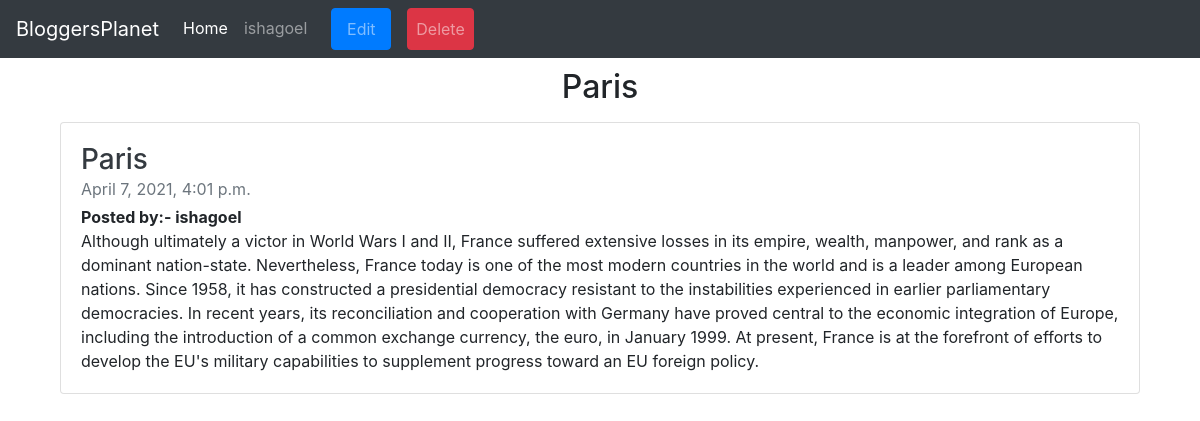
The page /blog_detail/1 (signed in) on the database its author committed.
### myapp1/models.py (models this page shows, shortened)
class Blog(models.Model):
    user_id=models.ForeignKey(User,on_delete=models.CASCADE)
    title=models.CharField(max_length=150)
    dsc=models.TextField()
    date= models.DateTimeField(auto_now_add=True,null=True)

### myapp1/views.py (the view)
# urls.py: path('blog_detail/<int:id>', views.blog_detail,name='blog_detail'),
def blog_detail(request,id):
    blog=Blog.objects.get(id=id)
    context={'blog':blog}
    return render(request,'blog_detail.html',context)

### templates/blog_detail.html (shortened to what this page needs)
<!DOCTYPE html>
<html lang="en">
<head>
    <link rel="stylesheet" href="https://maxcdn.bootstrapcdn.com/bootstrap/4.0.0/css/bootstrap.min.css">
    <link href="//maxcdn.bootstrapcdn.com/bootstrap/4.0.0/css/bootstrap.min.css" rel="stylesheet" id="bootstrap-css">
</head>
<body>
<nav class="navbar navbar-expand-lg navbar-dark bg-dark">
  <a class="navbar-brand" href="#">BloggersPlanet</a>
  <div class="collapse navbar-collapse" id="navbarSupportedContent">
    <ul class="navbar-nav mr-auto">
      <li class="nav-item active">
        <a class="nav-link" href="/">Home <span class="sr-only">(current)</span></a>
      </li>
      {%if user.is_authenticated%}
      <li class="nav-item">
        <a class="nav-link" href="/">{{request.user}}</a>
      </li>
      {% if user.id == blog.user_id_id%}
      <li class="nav-item">
        <a class="nav-link btn btn-primary mx-3" style="width:60px;" href="/edit/{{blog.id}}">Edit</a>
      </li>
      <li class="nav-item">
        <a class="nav-link btn btn-danger" href="/delete/{{blog.id}}">Delete</a>
      </li>
      {% endif%}
      {%endif%}
    </ul>
  </div>
</nav>
<h2 class="text-center" style="margin:10px;">{{blog.title}} </h2>
<div class="container my-3">
  <div class="col-md-12">
          <div class="card flex-md-row mb-4 box-shadow h-md-250">
            <div class="card-body d-flex flex-column align-items-start">
              <h3 class="mb-0">
                <a class="text-dark" href="#">{{blog.title}}</a>
              </h3>
              <div class="mb-1 text-muted">{{blog.date}}</div>
              <b>Posted by:- {{blog.user_id.username}}</b>
              <p class="card-text mb-auto">{{blog.dsc}}</p>
            </div>
          </div>
        </div>
</div>
</body>
</html>

### rows shown on the page
Blog: title "Paris", date "April 7, 2021, 4:01 p.m.", user_id.username "ishagoel", dsc "Although ultimately a victor in World Wars I and II, France suffered extensive losses in its empire, wealth, manpower, and rank as a dominant nation-state. Nevertheless, France today is one of the most modern countries in the world and is a leader among European nations. Since 1958, it has constructed a presidential democracy resistant to the instabilities experienced in earlier parliamentary democracies. In recent years, its reconciliation and cooperation with Germany have proved central to the economic integration of Europe, including the introduction of a common exchange currency, the euro, in January 1999. At present, France is at the forefront of efforts to develop the EU's military…"

### other values the page prints
{{ request.user }} "ishagoel"
